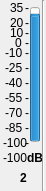
    <widget class="QWidget" name="widget_36" native="true">
     <property name="geometry">
      <rect>
       <x>40</x>
       <y>40</y>
       <width>46</width>
       <height>191</height>
      </rect>
     </property>
     <widget class="QProgressBar" name="progressBar_78">
      <property name="geometry">
       <rect>
        <x>30</x>
        <y>7</y>
        <width>10</width>
        <height>135</height>
       </rect>
      </property>
      <property name="contextMenuPolicy">
       <enum>Qt::DefaultContextMenu</enum>
      </property>
      <property name="toolTip">
       <string>Local Input 1 Meter</string>
      </property>
      <property name="statusTip">
       <string/>
      </property>
      <property name="whatsThis">
       <string/>
      </property>
      <property name="autoFillBackground">
       <bool>false</bool>
      </property>
      <property name="minimum">
       <number>-100</number>
      </property>
      <property name="maximum">
       <number>35</number>
      </property>
      <property name="value">
       <number>24</number>
      </property>
      <property name="textVisible">
       <bool>true</bool>
      </property>
      <property name="orientation">
       <enum>Qt::Vertical</enum>
      </property>
      <property name="invertedAppearance">
       <bool>false</bool>
      </property>
      <property name="format">
       <string>%p%</string>
      </property>
     </widget>
     <widget class="QLabel" name="m0_78">
      <property name="geometry">
       <rect>
        <x>25</x>
        <y>0</y>
        <width>16</width>
        <height>16</height>
       </rect>
      </property>
      <property name="text">
       <string>-</string>
      </property>
     </widget>
     <widget class="QLabel" name="t35_78">
      <property name="geometry">
       <rect>
        <x>10</x>
        <y>0</y>
        <width>16</width>
        <height>16</height>
       </rect>
      </property>
      <property name="text">
       <string>35</string>
      </property>
     </widget>
     <widget class="QLabel" name="tn100_78">
      <property name="geometry">
       <rect>
        <x>3</x>
        <y>135</y>
        <width>31</width>
        <height>16</height>
       </rect>
      </property>
      <property name="text">
       <string>-100</string>
      </property>
     </widget>
     <widget class="QLabel" name="m15_78">
      <property name="geometry">
       <rect>
        <x>25</x>
        <y>15</y>
        <width>16</width>
        <height>16</height>
       </rect>
      </property>
      <property name="text">
       <string>-</string>
      </property>
     </widget>
     <widget class="QLabel" name="m25_78">
      <property name="geometry">
       <rect>
        <x>25</x>
        <y>25</y>
        <width>16</width>
        <height>16</height>
       </rect>
      </property>
      <property name="text">
       <string>-</string>
      </property>
     </widget>
     <widget class="QLabel" name="m90_78">
      <property name="geometry">
       <rect>
        <x>25</x>
        <y>90</y>
        <width>16</width>
        <height>16</height>
       </rect>
      </property>
      <property name="text">
       <string>-</string>
      </property>
     </widget>
     <widget class="QLabel" name="m105_78">
      <property name="geometry">
       <rect>
        <x>25</x>
        <y>105</y>
        <width>16</width>
        <height>16</height>
       </rect>
      </property>
      <property name="text">
       <string>-</string>
      </property>
     </widget>
     <widget class="QLabel" name="m120_78">
      <property name="geometry">
       <rect>
        <x>25</x>
        <y>120</y>
        <width>16</width>
        <height>16</height>
       </rect>
      </property>
      <property name="text">
       <string>-</string>
      </property>
     </widget>
     <widget class="QLabel" name="m135_78">
      <property name="geometry">
       <rect>
        <x>25</x>
        <y>135</y>
        <width>16</width>
        <height>16</height>
       </rect>
      </property>
      <property name="text">
       <string>-</string>
      </property>
     </widget>
     <widget class="QLabel" name="m45_78">
      <property name="geometry">
       <rect>
        <x>25</x>
        <y>45</y>
        <width>16</width>
        <height>16</height>
       </rect>
      </property>
      <property name="text">
       <string>-</string>
      </property>
     </widget>
     <widget class="QLabel" name="m60_78">
      <property name="geometry">
       <rect>
        <x>25</x>
        <y>60</y>
        <width>16</width>
        <height>16</height>
       </rect>
      </property>
      <property name="text">
       <string>-</string>
      </property>
     </widget>
     <widget class="QLabel" name="m75_78">
      <property name="geometry">
       <rect>
        <x>25</x>
        <y>75</y>
        <width>16</width>
        <height>16</height>
       </rect>
      </property>
      <property name="text">
       <string>-</string>
      </property>
     </widget>
     <widget class="QLabel" name="t20_78">
      <property name="geometry">
       <rect>
        <x>10</x>
        <y>15</y>
        <width>16</width>
        <height>16</height>
       </rect>
      </property>
      <property name="text">
       <string>20</string>
      </property>
     </widget>
     <widget class="QLabel" name="t5_78">
      <property name="geometry">
       <rect>
        <x>10</x>
        <y>25</y>
        <width>16</width>
        <height>16</height>
       </rect>
      </property>
      <property name="text">
       <string>10</string>
      </property>
     </widget>
     <widget class="QLabel" name="tn10_78">
      <property name="geometry">
       <rect>
        <x>5</x>
        <y>45</y>
        <width>21</width>
        <height>16</height>
       </rect>
      </property>
      <property name="text">
       <string>-10</string>
      </property>
     </widget>
     <widget class="QLabel" name="tn25_78">
      <property name="geometry">
       <rect>
        <x>5</x>
        <y>60</y>
        <width>21</width>
        <height>16</height>
       </rect>
      </property>
      <property name="text">
       <string>-25</string>
      </property>
     </widget>
     <widget class="QLabel" name="tn40_78">
      <property name="geometry">
       <rect>
        <x>5</x>
        <y>75</y>
        <width>21</width>
        <height>16</height>
       </rect>
      </property>
      <property name="text">
       <string>-40</string>
      </property>
     </widget>
     <widget class="QLabel" name="tn55_78">
      <property name="geometry">
       <rect>
        <x>5</x>
        <y>90</y>
        <width>21</width>
        <height>16</height>
       </rect>
      </property>
      <property name="text">
       <string>-55</string>
      </property>
     </widget>
     <widget class="QLabel" name="tn70_78">
      <property name="geometry">
       <rect>
        <x>5</x>
        <y>105</y>
        <width>21</width>
        <height>16</height>
       </rect>
      </property>
      <property name="text">
       <string>-70</string>
      </property>
     </widget>
     <widget class="QLabel" name="tn85_78">
      <property name="geometry">
       <rect>
        <x>5</x>
        <y>120</y>
        <width>21</width>
        <height>16</height>
       </rect>
      </property>
      <property name="text">
       <string>-85</string>
      </property>
     </widget>
     <widget class="QLabel" name="m35_78">
      <property name="geometry">
       <rect>
        <x>25</x>
        <y>35</y>
        <width>16</width>
        <height>16</height>
       </rect>
      </property>
      <property name="text">
       <string>-</string>
      </property>
     </widget>
     <widget class="QLabel" name="t0_78">
      <property name="geometry">
       <rect>
        <x>15</x>
        <y>35</y>
        <width>16</width>
        <height>16</height>
       </rect>
      </property>
      <property name="text">
       <string>0</string>
      </property>
     </widget>
     <widget class="QLabel" name="value_78">
      <property name="geometry">
       <rect>
        <x>3</x>
        <y>150</y>
        <width>31</width>
        <height>16</height>
       </rect>
      </property>
      <property name="autoFillBackground">
       <bool>false</bool>
      </property>
      <property name="frameShadow">
       <enum>QFrame::Plain</enum>
      </property>
      <property name="text">
       <string>-100</string>
      </property>
     </widget>
     <widget class="QLabel" name="dB_78">
      <property name="geometry">
       <rect>
        <x>27</x>
        <y>150</y>
        <width>16</width>
        <height>16</height>
       </rect>
      </property>
      <property name="font">
       <font>
        <weight>75</weight>
        <bold>true</bold>
       </font>
      </property>
      <property name="text">
       <string>dB</string>
      </property>
     </widget>
     <widget class="QLabel" name="number_78">
      <property name="geometry">
       <rect>
        <x>20</x>
        <y>170</y>
        <width>16</width>
        <height>16</height>
       </rect>
      </property>
      <property name="font">
       <font>
        <weight>75</weight>
        <bold>true</bold>
       </font>
      </property>
      <property name="text">
       <string>2</string>
      </property>
     </widget>
     <widget class="Line" name="line_78">
      <property name="geometry">
       <rect>
        <x>35</x>
        <y>0</y>
        <width>16</width>
        <height>191</height>
       </rect>
      </property>
      <property name="orientation">
       <enum>Qt::Vertical</enum>
      </property>
     </widget>
    </widget>
